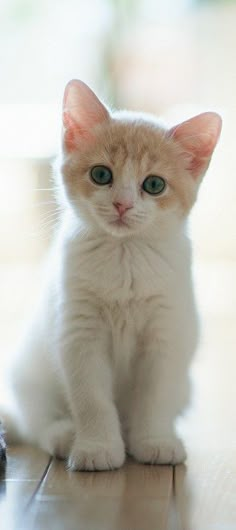
#> input picture Task5(OpenCV)/cat.jpg, 236 x 530 px, found by its file name
$ jupyter execute 'Scaling, Rotating, Shifting and Edge Detection.ipynb'
#> lines starting #> are read from the running program, lines starting #| are printed output that depends on the picture; after the words box and inside, x2 and y2 are one past the last pixel; in counts of white or black regions, pixels touching at a corner belong together
[cell 1]
#1. Image Resizing
import cv2
import numpy as np
import matplotlib.pyplot as plt

image = cv2.imread('D:\open CV\cat.jpg')
#> image is the input picture: shape (530, 236, 3); mean B, G, R 177, 186.2, 189.5
image_rgb = cv2.cvtColor(image, cv2.COLOR_BGR2RGB)
scale_factor_1 = 3.0
scale_factor_2 = 1/3.0
height, width = image_rgb.shape[:2]
#> height = 530; width = 236
new_height = int(height * scale_factor_1)
#> new_height = 1590
new_width = int(width * scale_factor_1)
#> new_width = 708

zoomed_image = cv2.resize(src =image_rgb,
                          dsize=(new_width, new_height),
                          interpolation=cv2.INTER_CUBIC)

new_height1 = int(height * scale_factor_2)
#> new_height1 = 176
new_width1 = int(width * scale_factor_2)
#> new_width1 = 78
scaled_image = cv2.resize(src= image_rgb,
                          dsize =(new_width1, new_height1),
                          interpolation=cv2.INTER_AREA)

fig, axs = plt.subplots(1, 3, figsize=(10, 4))
axs[0].imshow(image_rgb)
axs[0].set_title('Original Image Shape:'+str(image_rgb.shape))
axs[1].imshow(zoomed_image)
axs[1].set_title('Zoomed Image Shape:'+str(zoomed_image.shape))
axs[2].imshow(scaled_image)
axs[2].set_title('Scaled Image Shape:'+str(scaled_image.shape))

for ax in axs:
    ax.set_xticks([])
    ax.set_yticks([])

plt.tight_layout()
plt.show()
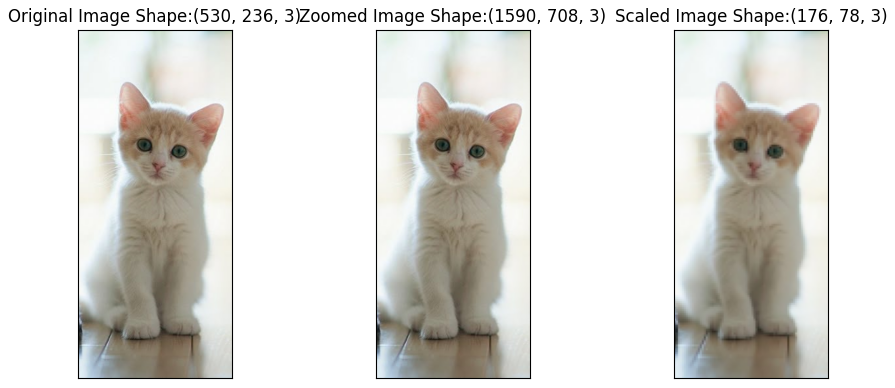
#> figure drawn by matplotlib, 3 panels

[cell 2]
#Image Rotation
import cv2
import matplotlib.pyplot as plt
img = cv2.imread('D:\open CV\cat.jpg')
image_rgb = cv2.cvtColor(img, cv2.COLOR_BGR2RGB)
center = (image_rgb.shape[1] // 2, image_rgb.shape[0] // 2)
#> center = (118, 265)
angle = 30
scale = 1
rotation_matrix = cv2.getRotationMatrix2D(center, angle, scale)
rotated_image = cv2.warpAffine(image_rgb, rotation_matrix, (img.shape[1], img.shape[0]))
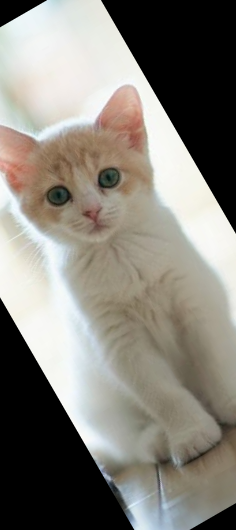
#> rotated_image: shape (530, 236, 3); mean R, G, B 133.7, 130.1, 122.2

fig, axs = plt.subplots(1, 2, figsize=(7, 4))
axs[0].imshow(image_rgb)
axs[0].set_title('Original Image')
axs[1].imshow(rotated_image)
axs[1].set_title('Image Rotation')
for ax in axs:
    ax.set_xticks([])
    ax.set_yticks([])

plt.tight_layout()
plt.show()
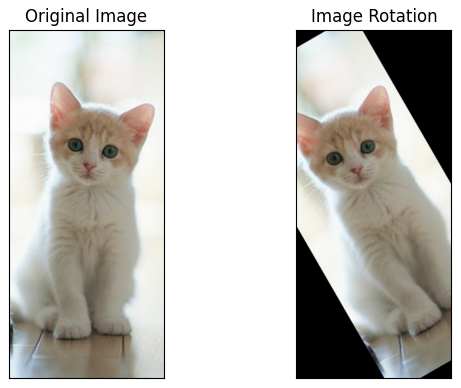
#> figure drawn by matplotlib, 2 panels

[cell 3]
# Image Transition
import cv2
import matplotlib.pyplot as plt
import numpy as np

img = cv2.imread('D:\open CV\cat.jpg')
image_rgb = cv2.cvtColor(img, cv2.COLOR_BGR2RGB)
width, height = image_rgb.shape[1], image_rgb.shape[0]

tx, ty = 100, 70
translation_matrix = np.array([[1, 0, tx], [0, 1, ty]], dtype=np.float32)
translated_image = cv2.warpAffine(image_rgb, translation_matrix, (width, height))
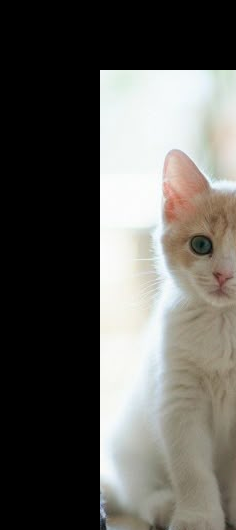
#> translated_image: shape (530, 236, 3); mean R, G, B 95.5, 94.1, 89.6

fig, axs = plt.subplots(1, 2, figsize=(7, 4))
axs[0].imshow(image_rgb), axs[0].set_title('Original Image')
axs[1].imshow(translated_image), axs[1].set_title('Image Translation')

for ax in axs:
    ax.set_xticks([]), ax.set_yticks([])

plt.tight_layout()
plt.show()

[cell 4]
# Image Shearing
import cv2
import numpy as np
import matplotlib.pyplot as plt

image = cv2.imread('D:\open CV\cat.jpg')
image_rgb = cv2.cvtColor(image, cv2.COLOR_BGR2RGB)
width, height = image_rgb.shape[1], image_rgb.shape[0]

shearX, shearY = -0.15, 0
transformation_matrix = np.array([[1, shearX, 0], [0, 1, shearY]], dtype=np.float32)
sheared_image = cv2.warpAffine(image_rgb, transformation_matrix, (width, height))
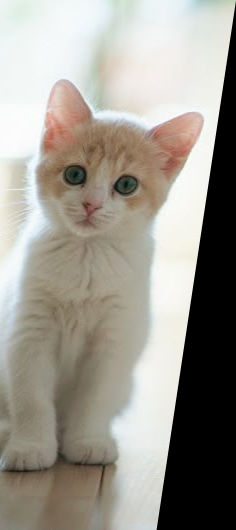
#> sheared_image: shape (530, 236, 3); mean R, G, B 156.5, 152.6, 143.9

fig, axs = plt.subplots(1, 2, figsize=(7, 4))
axs[0].imshow(image_rgb), axs[0].set_title('Original Image')
axs[1].imshow(sheared_image), axs[1].set_title('Sheared Image')

for ax in axs:
    ax.set_xticks([]), ax.set_yticks([])

plt.tight_layout()
plt.show()

[cell 5]
#Image Normalization
import cv2
import numpy as np
import matplotlib.pyplot as plt

image = cv2.imread('D:\open CV\cat.jpg')
image_rgb = cv2.cvtColor(image, cv2.COLOR_BGR2RGB)
b, g, r = cv2.split(image_rgb)
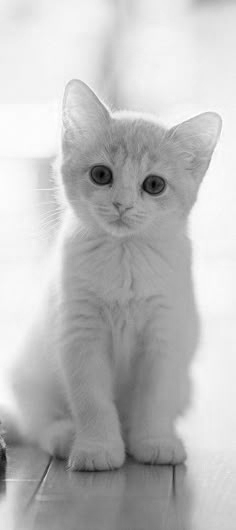
#> b: shape (530, 236); min 0, max 255, mean 189.5
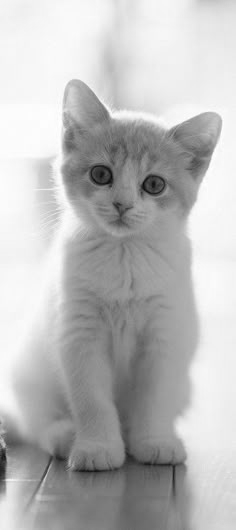
#> g: shape (530, 236); min 8, max 255, mean 186.2
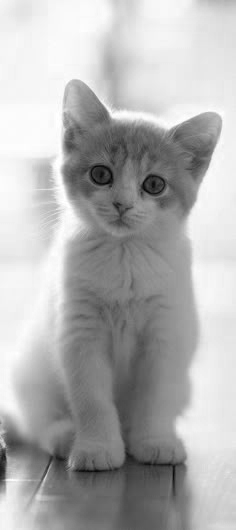
#> r: shape (530, 236); min 3, max 255, mean 177

b_normalized = cv2.normalize(b.astype('float'), None, 0, 1, cv2.NORM_MINMAX)
g_normalized = cv2.normalize(g.astype('float'), None, 0, 1, cv2.NORM_MINMAX)
r_normalized = cv2.normalize(r.astype('float'), None, 0, 1, cv2.NORM_MINMAX)

normalized_image = cv2.merge((b_normalized, g_normalized, r_normalized))
print(normalized_image[:, :, 0])
#> (printed output is left out)

plt.imshow(normalized_image)
plt.xticks([]),
plt.yticks([]),
plt.title('Normalized Image')
plt.show()

[cell 6]
# Edge detection of Image
import cv2
import numpy as np
import matplotlib.pyplot as plt

img = cv2.imread('D:\open CV\cat.jpg')
image_rgb = cv2.cvtColor(img, cv2.COLOR_BGR2RGB)
edges = cv2.Canny(image_rgb, 100, 700)
#> edges: shape (530, 236); every value is 0

fig, axs = plt.subplots(1, 2, figsize=(7, 4))
axs[0].imshow(image_rgb), axs[0].set_title('Original Image')
axs[1].imshow(edges), axs[1].set_title('Image Edges')

for ax in axs:
    ax.set_xticks([]), ax.set_yticks([])

plt.tight_layout()
plt.show()

[cell 7]
#Image Blurring
import cv2
import numpy as np
import matplotlib.pyplot as plt

image = cv2.imread('D:\open CV\cat.jpg')
image_rgb = cv2.cvtColor(image, cv2.COLOR_BGR2RGB)
blurred = cv2.GaussianBlur(image, (3, 3), 0)
blurred_rgb = cv2.cvtColor(blurred, cv2.COLOR_BGR2RGB)

fig, axs = plt.subplots(1, 2, figsize=(7, 4))
axs[0].imshow(image_rgb), axs[0].set_title('Original Image')
axs[1].imshow(blurred_rgb), axs[1].set_title('Blurred Image')

for ax in axs:
    ax.set_xticks([]), ax.set_yticks([])

plt.tight_layout()
plt.show()

[cell 8]
#Morphological Image Processing
import cv2
import numpy as np
import matplotlib.pyplot as plt

image = cv2.imread('D:\open CV\cat.jpg')
image_gray = cv2.cvtColor(image, cv2.COLOR_BGR2GRAY)
kernel = np.ones((3, 3), np.uint8)

dilated = cv2.dilate(image_gray, kernel, iterations=2)
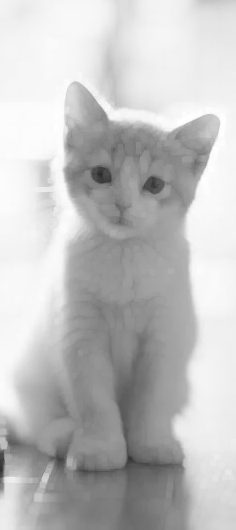
#> dilated: shape (530, 236); min 40, max 255, mean 192.5
eroded = cv2.erode(image_gray, kernel, iterations=2)
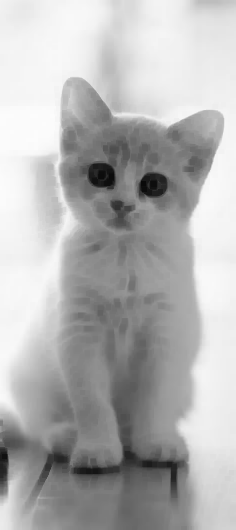
#> eroded: shape (530, 236); min 9, max 252, mean 179.3
opening = cv2.morphologyEx(image_gray, cv2.MORPH_OPEN, kernel)
closing = cv2.morphologyEx(image_gray, cv2.MORPH_CLOSE, kernel)

fig, axs = plt.subplots(2, 2, figsize=(7, 7))
axs[0, 0].imshow(dilated, cmap='Greys'), axs[0, 0].set_title('Dilated Image')
axs[0, 1].imshow(eroded, cmap='Greys'), axs[0, 1].set_title('Eroded Image')
axs[1, 0].imshow(opening, cmap='Greys'), axs[1, 0].set_title('Opening')
axs[1, 1].imshow(closing, cmap='Greys'), axs[1, 1].set_title('Closing')

for ax in axs.flatten():
    ax.set_xticks([]), ax.set_yticks([])

plt.tight_layout()
plt.show()

$ run again, with Task5(OpenCV)/kitty.jpeg copied over Task5(OpenCV)/cat.jpg
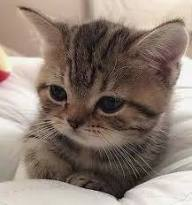
#> input picture Task5(OpenCV)/kitty.jpeg, 192 x 205 px, found by its file name
#> image is the input picture: shape (205, 192, 3); mean B, G, R 115.7, 125.9, 141.4
#> (printed output is left out)
#> edges: shape (205, 192); 0.53% white in thin lines or dots, all inside (x1, y1, x2, y2) = (27, 170, 192, 202)
#> `closing = cv2.morphologyEx(image_gray, cv2.MORPH_CLOSE, kernel)`:
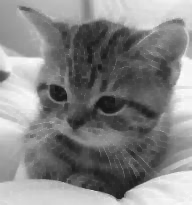
#> closing: shape (205, 192); min 22, max 251, mean 133.1
